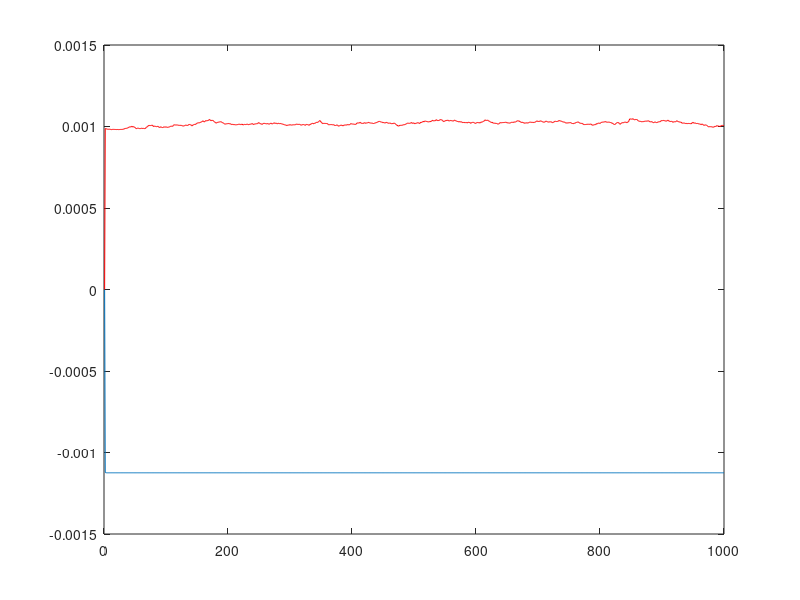

Write MATLAB code to recreate this figure.
clear all; close all; clc; 

%%% Carrega a primeira parte. 
load('x_up_save.mat')

for i = 1:max(size(fx_hat))
    x1(i) = fx_hat{i}(1,1);
end

%%% Carrega a segunda parte. 
clear fx_hat fy_hat fz_hat


load('x_down_save.mat')
for i = 1:max(size(fx_hat))
    x2(i) = fx_hat{i}(1,1);
end

index = linspace(1, max(size(x1)), max(size(x2)));
plot(index, x1);
hold on;
plot(index, x2, 'r');